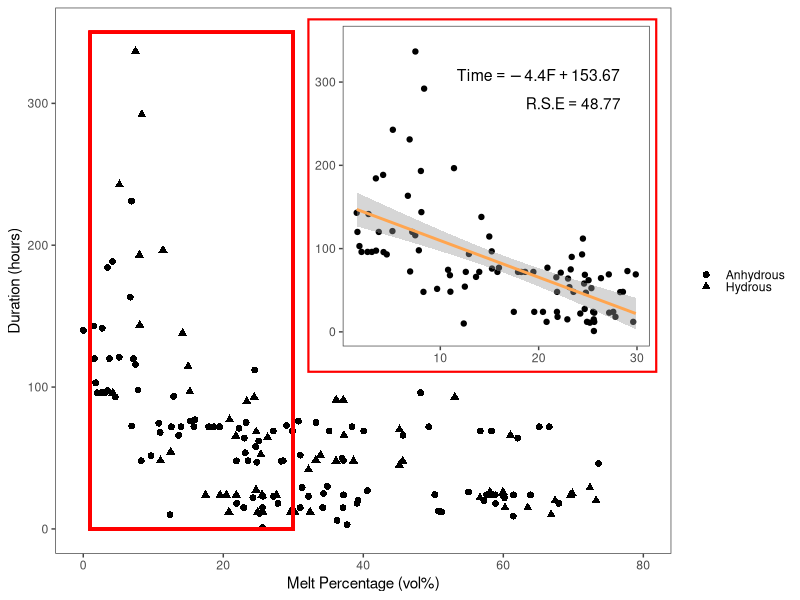

The R script that drew this image:
#### This code makes Figure 3 ####
library(tidyverse)
library(readxl)
library(egg)

#### Import dataset ####

All_Peridotite_Experiments<-read_excel("Supplementary Table 1.xlsx")
# if this step isn't working for you, then you can manually import using the "import dataset" function within Rstudio.
# if you do this, make sure to name your dataset "All_Peridotite_Experiments"
Filtered_Peridotite_Experiments<-All_Peridotite_Experiments%>%
  filter(`Melt Fraction`>=1&`Melt Fraction`<=30)
#### Confirm fit ####
Fit_Line_MF<-lm(Filtered_Peridotite_Experiments$`Duration (hrs)`~Filtered_Peridotite_Experiments$`Melt Fraction`)
summary(Fit_Line_MF)
#### Make Figure ####
MainTimeFig<-ggplot(data=All_Peridotite_Experiments,aes(y=`Duration (hrs)`,x=`Melt Fraction`))+
  geom_point(aes(shape=QualitativeWater),size=2)+
  theme_article()+labs(x="Melt Percentage (vol%)", y="Duration (hours)")+
  geom_rect(aes(xmin=1,xmax=30,ymin=0,ymax=350), color="red", fill=NA, size=1)+lims(x=c(0,80))+
  theme(legend.title = element_blank())

InsetTimeFig<-ggplot(data=Filtered_Peridotite_Experiments,aes(y=`Duration (hrs)`,x=`Melt Fraction`))+
  geom_point()+
  geom_smooth(method=lm,formula=y~x, color="tan1", se=TRUE)+
  theme_article()+labs(x="F (vol%)", y="Duration (hours)")+
  lims(y=c(0,350))+theme(axis.title = element_blank())+
  theme(plot.background = element_rect(color = "red", size = 1.5))

TimeFigAll<-MainTimeFig+
  annotation_custom(ggplotGrob(InsetTimeFig), xmin = 32, xmax = 82, 
                                          ymin = 110, ymax = 360)+annotate(geom="text",x=65,y=320,label="Time == -4.4*F + 153.67", size=4, parse=TRUE)+annotate(geom = "text",x=70,y=300,label="R.S.E == 48.77", parse=TRUE)

TimeFigAll
